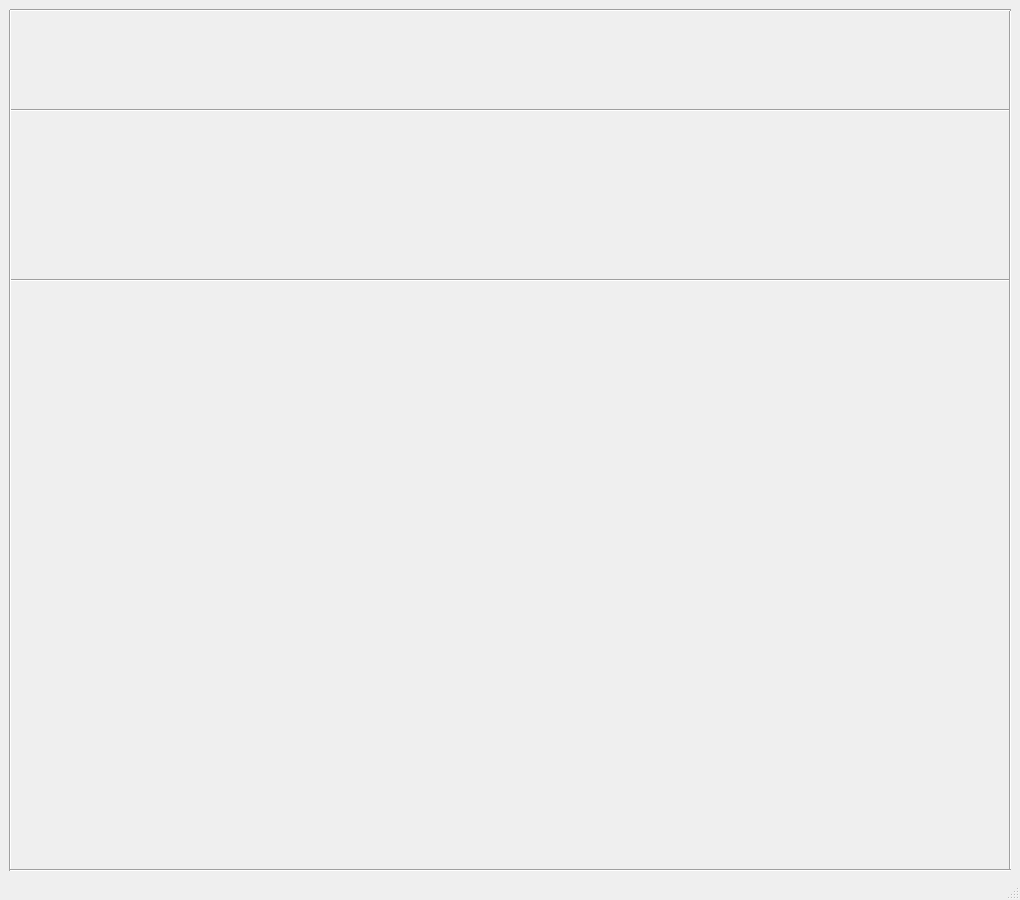
<?xml version="1.0" encoding="UTF-8"?>
<ui version="4.0">
 <class>ReceiptWindow</class>
 <widget class="QMainWindow" name="ReceiptWindow">
  <property name="geometry">
   <rect>
    <x>0</x>
    <y>0</y>
    <width>1020</width>
    <height>900</height>
   </rect>
  </property>
  <property name="font">
   <font>
    <family>Arial</family>
    <pointsize>14</pointsize>
   </font>
  </property>
  <property name="windowTitle">
   <string>Refund</string>
  </property>
  <widget class="QWidget" name="centralwidget">
   <widget class="Line" name="line_5">
    <property name="geometry">
     <rect>
      <x>10</x>
      <y>100</y>
      <width>1001</width>
      <height>20</height>
     </rect>
    </property>
    <property name="orientation">
     <enum>Qt::Horizontal</enum>
    </property>
   </widget>
   <widget class="Line" name="line_6">
    <property name="geometry">
     <rect>
      <x>10</x>
      <y>270</y>
      <width>1001</width>
      <height>20</height>
     </rect>
    </property>
    <property name="orientation">
     <enum>Qt::Horizontal</enum>
    </property>
   </widget>
   <widget class="Line" name="line_2">
    <property name="geometry">
     <rect>
      <x>0</x>
      <y>10</y>
      <width>20</width>
      <height>861</height>
     </rect>
    </property>
    <property name="orientation">
     <enum>Qt::Vertical</enum>
    </property>
   </widget>
   <widget class="Line" name="line_3">
    <property name="geometry">
     <rect>
      <x>1000</x>
      <y>10</y>
      <width>20</width>
      <height>861</height>
     </rect>
    </property>
    <property name="orientation">
     <enum>Qt::Vertical</enum>
    </property>
   </widget>
   <widget class="Line" name="line_1">
    <property name="geometry">
     <rect>
      <x>10</x>
      <y>0</y>
      <width>1001</width>
      <height>20</height>
     </rect>
    </property>
    <property name="orientation">
     <enum>Qt::Horizontal</enum>
    </property>
   </widget>
   <widget class="Line" name="line_4">
    <property name="geometry">
     <rect>
      <x>10</x>
      <y>860</y>
      <width>1001</width>
      <height>20</height>
     </rect>
    </property>
    <property name="orientation">
     <enum>Qt::Horizontal</enum>
    </property>
   </widget>
  </widget>
  <widget class="QStatusBar" name="statusbar"/>
 </widget>
 <resources>
  <include location="assets/res.qrc"/>
 </resources>
 <connections/>
</ui>
